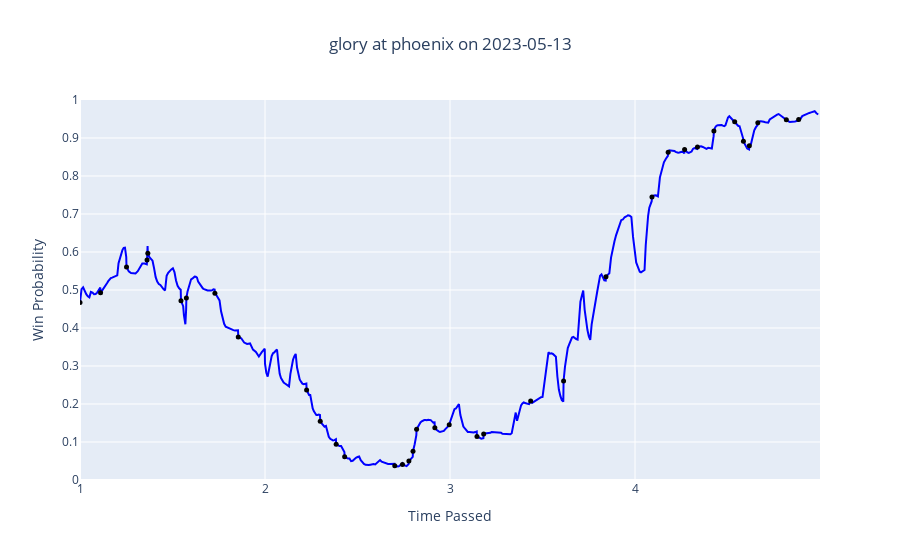

Notebook cell for this chart:
### Code cell
fig = go.Figure()

fig.add_trace(go.Scatter(
    x=48 - df[df.times > 0].times/60,
    y=preds,
    hoverinfo="skip",
    marker=dict(
        color="blue"
    ),
    showlegend=False
))
fig.add_trace(go.Scatter(
    mode='markers',
    x=xs,
    y=ys,
    hovertext=txts,
    hoverinfo="text",
    marker=dict(
        color="black",
        size=5
    ),
    showlegend=False,
    customdata=txts
))
fig.update_layout(title=f'{home_team} at {away_team} on {gameID[:10]}', title_x=0.5, xaxis_title="Time Passed", yaxis_title="Win Probability",
                    yaxis_range=[0,1], xaxis_range=[0,48],
                    xaxis = dict(
                    tick0=0, dtick = 12, tickvals=[0, 12, 24, 36], ticktext=['1', '2', '3', '4']),
                    yaxis=dict(tick0=0, dtick=0.1))
fig.show()

### Figure 1 — Plotly figure (JSON) as saved in the notebook; plotly's stock layout.template omitted (floating-point values rounded to 4 significant figures; data arrays with more than 128 entries replaced by an {"elided": "..."} marker saying what was removed)
{"data": [{"hoverinfo": "skip", "marker": {"color": "blue"}, "showlegend": false, "type": "scatter", "x": {"elided": "537 float values"}, "y": {"elided": "537 float values"}}, {"customdata": ["glory: 0 - phoenix: 0\n0:00", "glory: 1 - phoenix: 0\n10:40", "glory: 1 - phoenix: 1\n8:59", "glory: 2 - phoenix: 1\n7:39", "glory: 2 - phoenix: 2\n7:36", "glory: 2 - phoenix: 3\n5:27", "glory: 3 - phoenix: 3\n5:06", "glory: 3 - phoenix: 4\n3:15", "glory: 3 - phoenix: 5\n1:44", "glory: 3 - phoenix: 6\n9:18", "glory: 3 - phoenix: 7\n8:25", "glory: 3 - phoenix: 8\n7:23", "glory: 3 - phoenix: 9\n6:50", "glory: 3 - phoenix: 10\n3:35", "glory: 4 - phoenix: 10\n3:05", "glory: 5 - phoenix: 10\n2:40", "glory: 6 - phoenix: 10\n2:24", "glory: 7 - phoenix: 10\n2:10", "glory: 7 - phoenix: 11\n0:59", "glory: 8 - phoenix: 11\n0:03", "glory: 8 - phoenix: 12\n10:15", "glory: 9 - phoenix: 12\n9:49", "glory: 10 - phoenix: 12\n6:46", "glory: 11 - phoenix: 12\n4:38", "glory: 12 - phoenix: 12\n1:53", "glory: 13 - phoenix: 12\n10:54", "glory: 14 - phoenix: 12\n9:51", "glory: 14 - phoenix: 13\n8:47", "glory: 15 - phoenix: 13\n7:57", "glory: 16 - phoenix: 13\n6:53", "glory: 16 - phoenix: 14\n5:32", "glory: 16 - phoenix: 15\n4:58", "glory: 17 - phoenix: 15\n4:35", "glory: 18 - phoenix: 15\n4:02", "glory: 18 - phoenix: 16\n2:11", "glory: 19 - phoenix: 16\n1:23"], "hoverinfo": "text", "hovertext": ["glory: 0 - phoenix: 0\n0:00", "glory: 1 - phoenix: 0\n10:40", "glory: 1 - phoenix: 1\n8:59", "glory: 2 - phoenix: 1\n7:39", "glory: 2 - phoenix: 2\n7:36", "glory: 2 - phoenix: 3\n5:27", "glory: 3 - phoenix: 3\n5:06", "glory: 3 - phoenix: 4\n3:15", "glory: 3 - phoenix: 5\n1:44", "glory: 3 - phoenix: 6\n9:18", "glory: 3 - phoenix: 7\n8:25", "glory: 3 - phoenix: 8\n7:23", "glory: 3 - phoenix: 9\n6:50", "glory: 3 - phoenix: 10\n3:35", "glory: 4 - phoenix: 10\n3:05", "glory: 5 - phoenix: 10\n2:40", "glory: 6 - phoenix: 10\n2:24", "glory: 7 - phoenix: 10\n2:10", "glory: 7 - phoenix: 11\n0:59", "glory: 8 - phoenix: 11\n0:03", "glory: 8 - phoenix: 12\n10:15", "glory: 9 - phoenix: 12\n9:49", "glory: 10 - phoenix: 12\n6:46", "glory: 11 - phoenix: 12\n4:38", "glory: 12 - phoenix: 12\n1:53", "glory: 13 - phoenix: 12\n10:54", "glory: 14 - phoenix: 12\n9:51", "glory: 14 - phoenix: 13\n8:47", "glory: 15 - phoenix: 13\n7:57", "glory: 16 - phoenix: 13\n6:53", "glory: 16 - phoenix: 14\n5:32", "glory: 16 - phoenix: 15\n4:58", "glory: 17 - phoenix: 15\n4:35", "glory: 18 - phoenix: 15\n4:02", "glory: 18 - phoenix: 16\n2:11", "glory: 19 - phoenix: 16\n1:23"], "marker": {"color": "black", "size": 5}, "mode": "markers", "showlegend": false, "type": "scatter", "x": [0, 1.333, 3.017, 4.35, 4.4, 6.55, 6.9, 8.75, 10.27, 14.7, 15.58, 16.62, 17.17, 20.42, 20.92, 21.33, 21.6, 21.83, 23.02, 23.95, 25.75, 26.18, 29.23, 31.37, 34.12, 37.1, 38.15, 39.22, 40.05, 41.12, 42.47, 43.03, 43.42, 43.97, 45.82, 46.62], "y": [0.4674, 0.4925, 0.5606, 0.5789, 0.5969, 0.4716, 0.479, 0.4918, 0.3764, 0.2369, 0.1549, 0.09423, 0.06145, 0.03727, 0.04064, 0.04978, 0.07549, 0.1337, 0.1372, 0.1456, 0.1146, 0.1207, 0.2077, 0.2605, 0.5352, 0.7447, 0.8627, 0.8697, 0.8764, 0.9181, 0.9425, 0.8912, 0.8799, 0.9402, 0.9481, 0.9484]}], "layout": {"title": {"text": "glory at phoenix on 2023-05-13", "x": 0.5}, "xaxis": {"dtick": 12, "range": [0, 48], "tick0": 0, "ticktext": ["1", "2", "3", "4"], "tickvals": [0, 12, 24, 36], "title": {"text": "Time Passed"}}, "yaxis": {"dtick": 0.1, "range": [0, 1], "tick0": 0, "title": {"text": "Win Probability"}}}}
